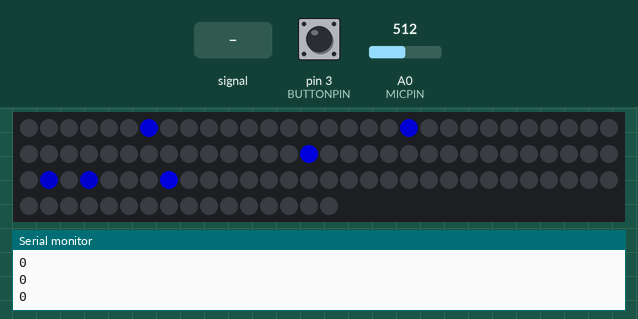
This sketch was run on a simulated Arduino Uno, built with avr-gcc and run on an emulated ATmega328P. On the bench: 106 RGB LEDs in strip order, left to right, continuing on the next row, the last lines printed to the serial monitor. Inputs (shaded band) come from the test bench; at power-on: A0 (MICPIN) = 512, pin 3 (BUTTONPIN) LOW. Dim RGB values are drawn brighter than linear; random numbers use the default seed unless the sketch sets one; no radio packets arrive unless stated.

Above: at 1.2 s.
1.3 s: A0 (MICPIN) fed a 200 Hz sine of ±81 counts around its level
At 1.49 s:
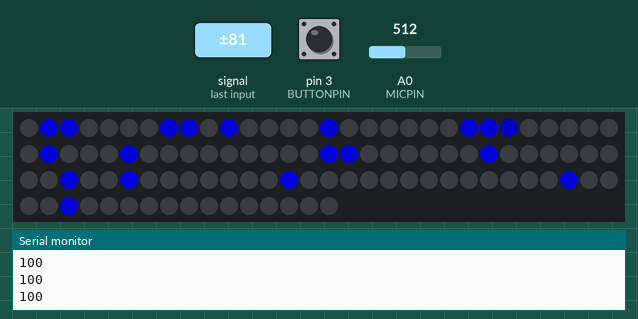
2.8 s: A0 (MICPIN) set to 90
At 3.22 s:
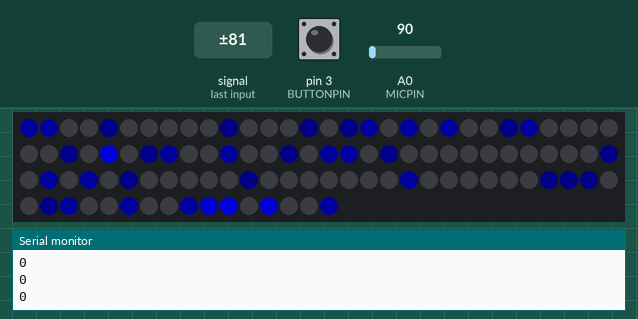
4.5 s: pin 3 (BUTTONPIN) pulled HIGH for 0.15 s
At 4.8 s:
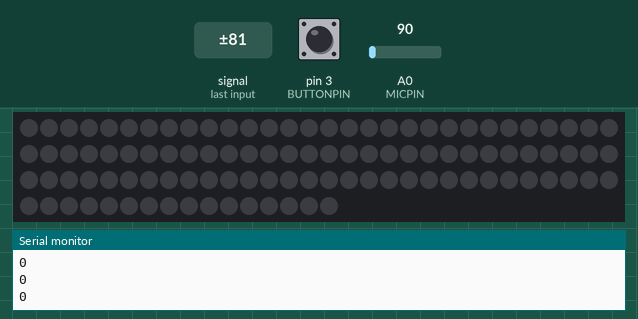
6.1 s: pin 3 (BUTTONPIN) pulled HIGH for 1 s
7.7 s: A0 (MICPIN) fed a 200 Hz sine of ±81 counts around its level
At 8.1 s:
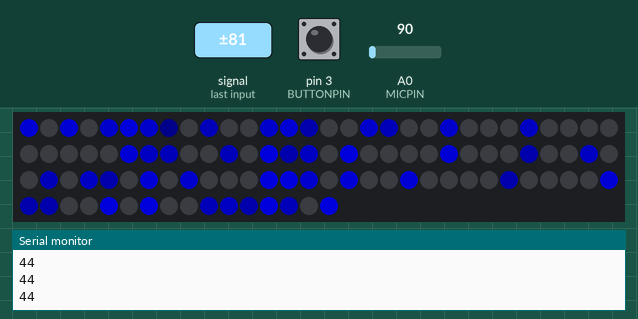
9.3 s: A0 (MICPIN) set to 110
At 9.53 s:
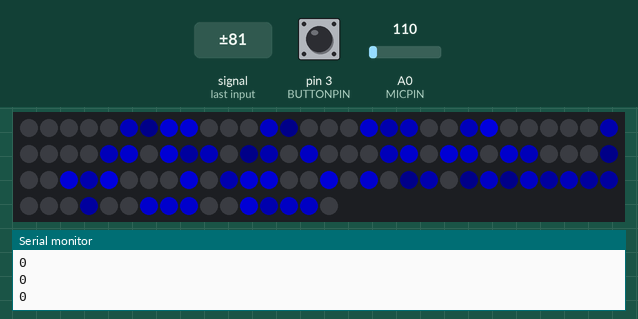
Timing chart, 0 to 11.8 s (numbered marks = the images above; inputs shaded):
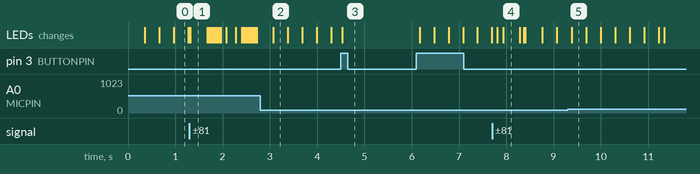

The sketch:

furCollar-radio.ino
```cpp
#include <SPI.h>
#include <nRF24L01.h>
#include <RF24.h>

#include <Adafruit_NeoPixel.h>

const int LEDPIN = 2;
const int MICPIN = A0; // 0 - 600
const int BUTTONPIN = 3;
const int NUMLEDS = 106;
const int DELAYTIME = 30;
const int NUMMODES = 2;
const int CEPIN = 9;
const int CSNPIN = 10;

int mode = 1;
int pressed = 0;

int xPos = 0;
int yPos = 0;
int lvl2 = 0;
int frame = 0;

RF24 radio(CEPIN, CSNPIN); // CE, CSN
const uint64_t pipe = 0xE6E6E6E6E6E6;

void startRadio() {
  radio.begin();
  radio.openWritingPipe(pipe);
//   radio.setPALevel(RF24_PA_MIN);
}

Adafruit_NeoPixel strip = Adafruit_NeoPixel(NUMLEDS, LEDPIN, NEO_GRB + NEO_KHZ800);

//39, 36, 31

int stars[NUMLEDS];
int threshhold = 100;
float gain = 50.0;

float getMicLevel() {
  int lvl1;
  unsigned long start = millis();
  int high = 0;
  int low = 1024;
  while (millis() - start < DELAYTIME) {
    int sample = analogRead(MICPIN);
    if (sample < low) {
      low = sample;
    } else if (sample > high) {
      high = sample;
    }
  }
  lvl1 = high - low;
  float micLevel = lvl1 / 1024.0;
  if (threshhold > 20) {
    threshhold = threshhold - 1;
  }
  if (lvl1 > threshhold) {
    threshhold = lvl1;
  }
  gain = 1024.0 / threshhold;
  // Serial.println(String(micLevel) + " : " + String(gain));
  return micLevel * gain;
}

void render() {
  strip.show();
  for (int led = 0; led < NUMLEDS; led++) {
    strip.setPixelColor(led, 0, 0, 0);
  }
}

void setup() {
  pinMode(BUTTONPIN, INPUT);
  Serial.begin(9600);
  strip.begin();
  strip.show();
  startRadio();
}

void loop() {
  render();
  float micLvl = getMicLevel();
  int payload[1] = {micLvl * 100};
  int radioCode = radio.write(payload, sizeof(payload));
  if (radioCode) {
    Serial.println(payload[0]);
  }

  if (digitalRead(BUTTONPIN) == HIGH && pressed == 0) {
    mode = (mode + 1) % NUMMODES;
    pressed = 1;
    frame = 0;
    // Serial.println(mode);
  } else if (pressed == 1 && digitalRead(BUTTONPIN) == LOW) {
    pressed = 0;
  }

  if (mode == 0) {
    // do nothing
  } else if (mode == 1) {
    int create = random(3);
    int newStars;
    if (create == 0) {
      newStars = random(1,3);
    } else {
      newStars = 0;
    }
    int createStars = newStars + ceil(micLvl * 20);
    for (int num = 0; num < createStars; num++) {
      stars[random(NUMLEDS)] = 150;
    }
    for (int num2 = 0; num2 < NUMLEDS; num2++) {
      strip.setPixelColor(num2, 0, 0, stars[num2]);
      if (stars[num2] > 20) {
        stars[num2] = stars[num2] - 20;
      } else {
        stars[num2] = 0;
      }
    }
  }
};
```
